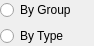
<?xml version="1.0" encoding="UTF-8"?>
<ui version="4.0">
 <class>DisplayWidget</class>
 <widget class="QWidget" name="DisplayWidget">
  <property name="geometry">
   <rect>
    <x>0</x>
    <y>0</y>
    <width>94</width>
    <height>40</height>
   </rect>
  </property>
  <property name="windowTitle">
   <string>Form</string>
  </property>
  <layout class="QGridLayout" name="gridLayout_2">
   <property name="leftMargin">
    <number>0</number>
   </property>
   <property name="topMargin">
    <number>0</number>
   </property>
   <property name="rightMargin">
    <number>0</number>
   </property>
   <property name="bottomMargin">
    <number>0</number>
   </property>
   <item row="1" column="0">
    <layout class="QGridLayout" name="gridLayout">
     <item row="0" column="0">
      <widget class="QRadioButton" name="radioButtonByGroup">
       <property name="text">
        <string>By Group</string>
       </property>
      </widget>
     </item>
     <item row="1" column="0">
      <widget class="QRadioButton" name="radioButtonByType">
       <property name="text">
        <string>By Type</string>
       </property>
      </widget>
     </item>
    </layout>
   </item>
  </layout>
 </widget>
 <resources>
  <include location="../res/MainWindow.qrc"/>
 </resources>
 <connections/>
</ui>
